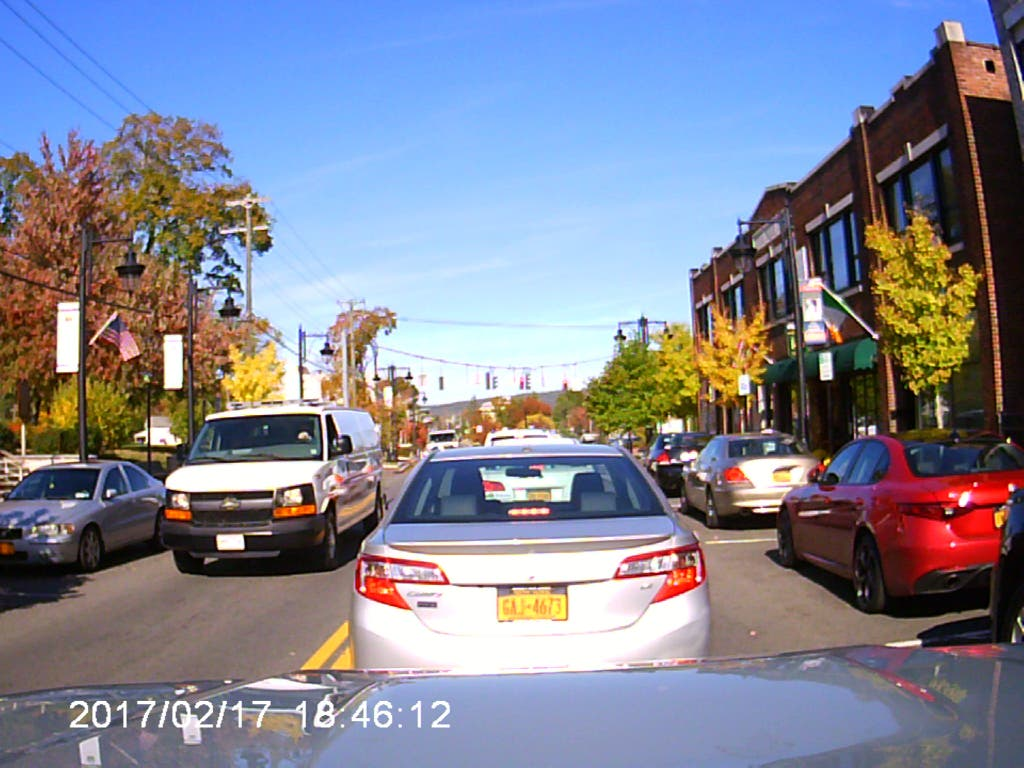
#> input picture HooliNet/HooliNet/car3.jpg, 1024 x 768 px, found by its file name
$ python object_detection.py
#> lines starting #> are read from the running program, lines starting #| are printed output that depends on the picture; after the words box and inside, x2 and y2 are one past the last pixel; in counts of white or black regions, pixels touching at a corner belong together
import cv2

img_file = "HooliNet\HooliNet\car3.jpg"
img = cv2.imread(img_file)
#> img is the input picture: shape (768, 1024, 3); mean B, G, R 149.3, 132.7, 129.6

car_classifier = 'HooliNet\HooliNet\cars.xml'
gray_img = cv2.cvtColor(img, cv2.COLOR_BGR2GRAY)
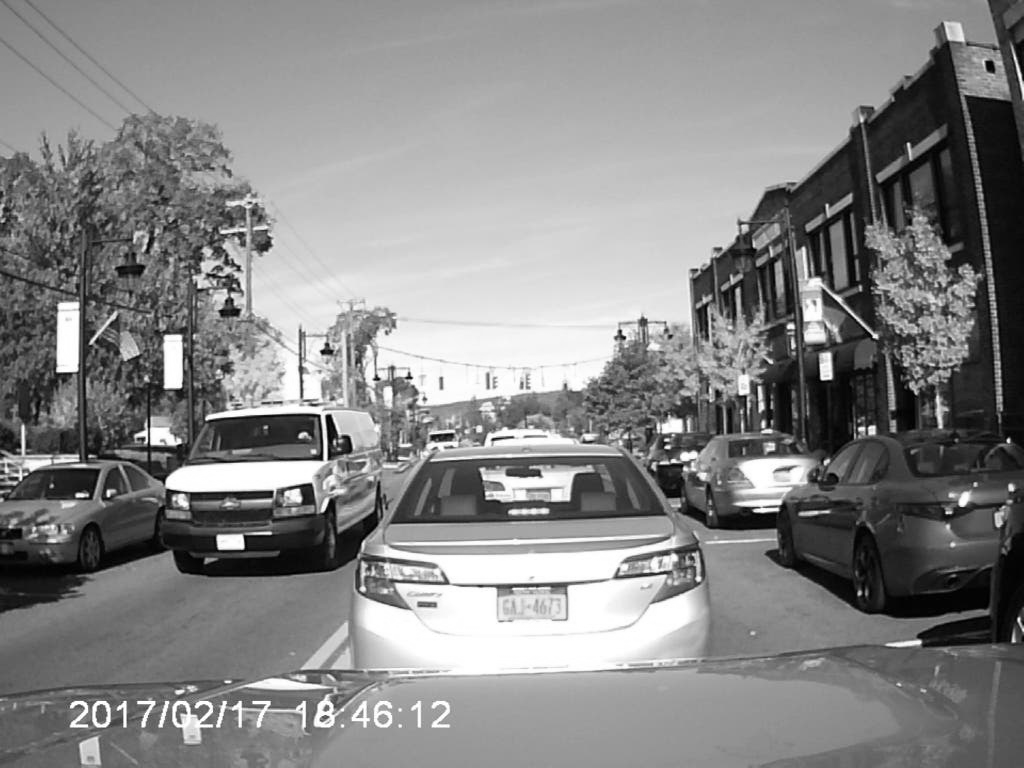
#> gray_img: shape (768, 1024); min 0, max 255, mean 133.7

car_tracker = cv2.CascadeClassifier(car_classifier)

cars = car_tracker.detectMultiScale(gray_img,1.09,5)
#> cars = [[374, 470, 74, 74], [611, 470, 67, 67]]

print(cars)
#| [[374 470  74  74]
#|  [611 470  67  67]]
for (x,y,a,b) in cars:
    cv2.rectangle(img, (x, y), (x+a, y+b), (0,255,0), 2)
    cv2.putText(img, 'Car', (x, y-10), cv2.FONT_HERSHEY_SIMPLEX, 0.7, (0,255,0),2)
#> this loop made 2 passes
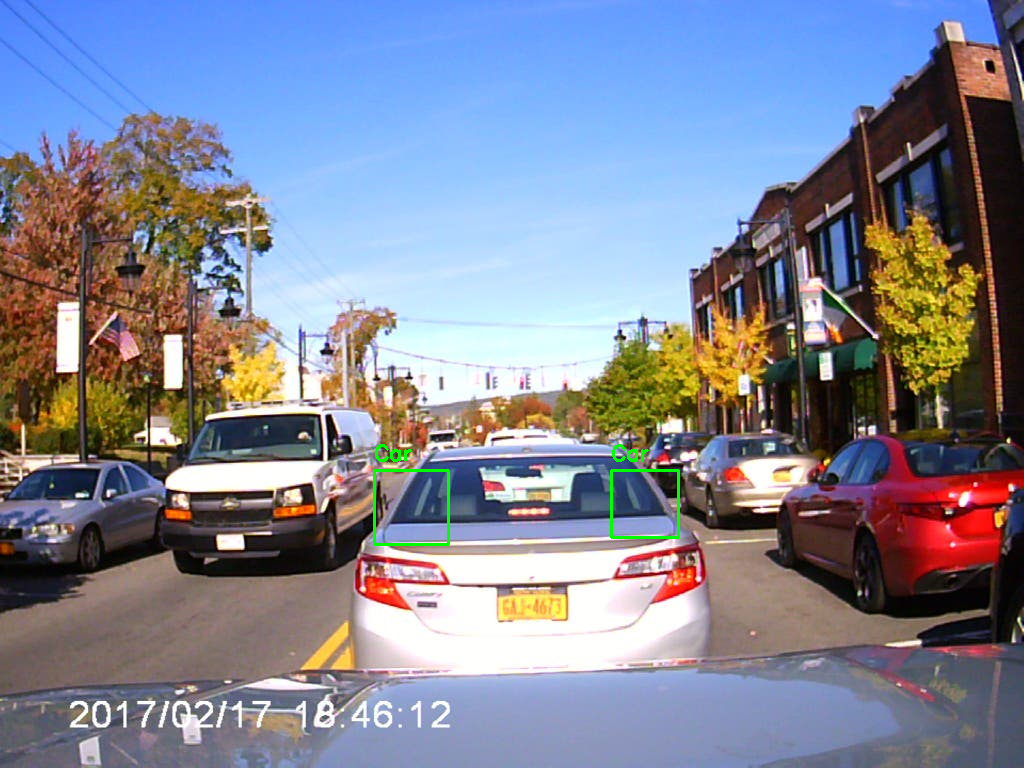
#> img: shape (768, 1024, 3); 0.28% of pixels changed, all inside (x1, y1, x2, y2) = (373, 444, 680, 546)

cv2.imshow('my detection', img)
cv2.waitKey()

$ run again, with HooliNet/HooliNet/car4.jpg copied over HooliNet/HooliNet/car3.jpg
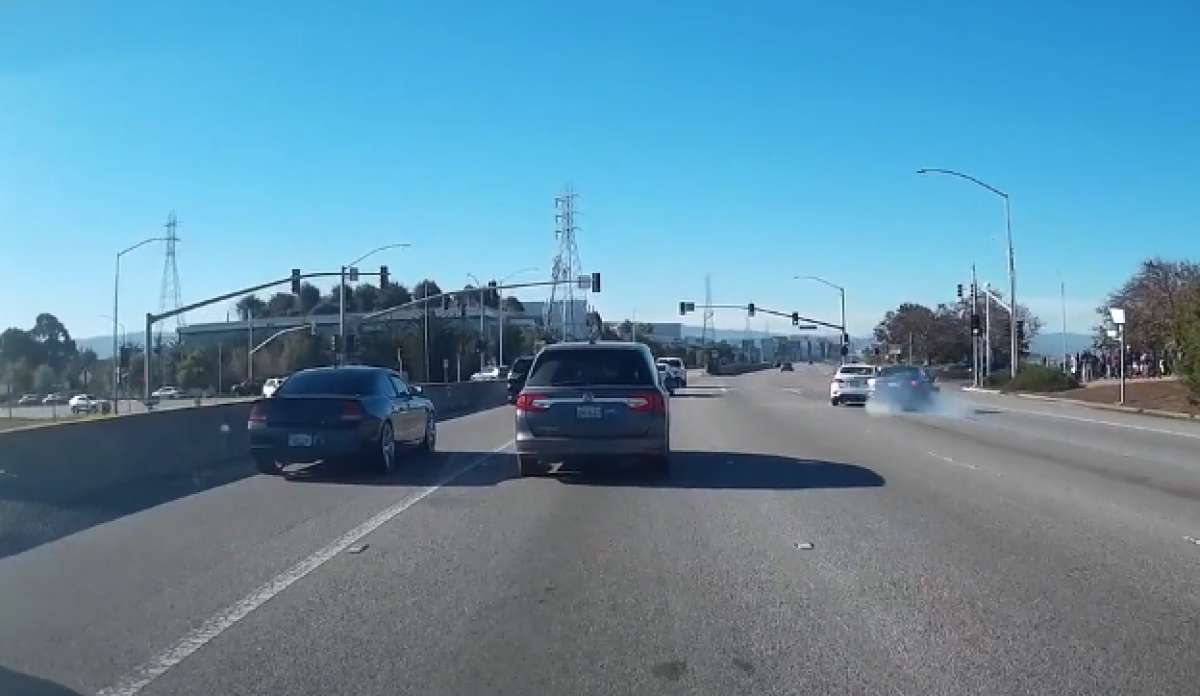
#> input picture HooliNet/HooliNet/car4.jpg, 1200 x 696 px, found by its file name
#> img is the input picture: shape (696, 1200, 3); mean B, G, R 164.2, 141.2, 97.5
#> `gray_img = cv2.cvtColor(img, cv2.COLOR_BGR2GRAY)`:
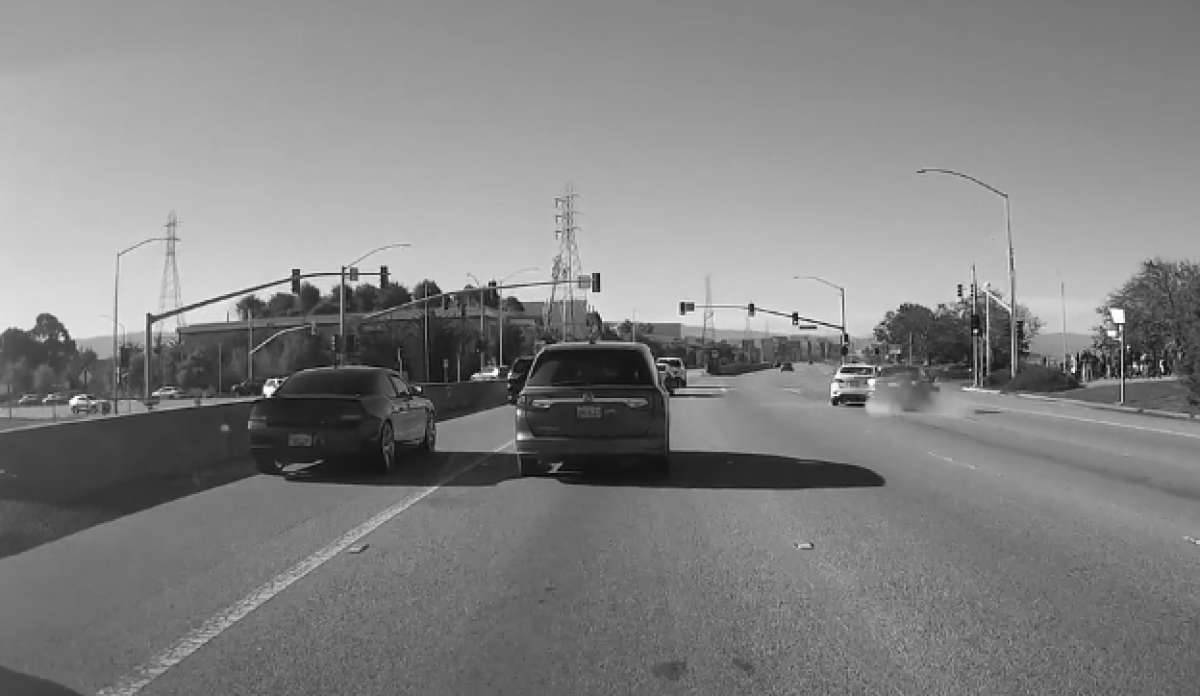
#> gray_img: shape (696, 1200); min 1, max 254, mean 130.8
#> cars = [[893, 363, 50, 50], [808, 349, 81, 81]]
#| [[893 363  50  50]
#|  [808 349  81  81]]
#> the loop `for (x,y,a,b) in cars:` made 2 passes
#> after the loop `for (x,y,a,b) in cars:`:
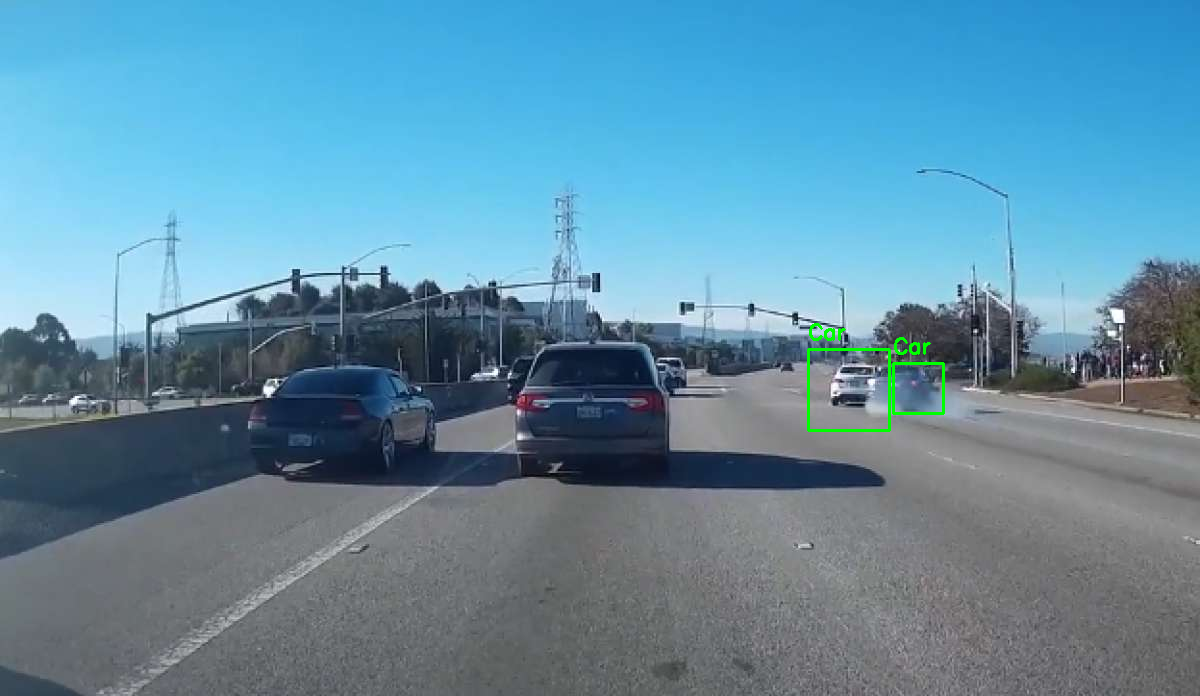
#> img: shape (696, 1200, 3); 0.25% of pixels changed, all inside (x1, y1, x2, y2) = (807, 323, 945, 432)
